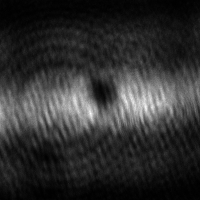
%> input picture LAB_CODE/0/1.tif, 200 x 200 px; its folder holds 5 pictures in this run
$ octave Dataprocessing_photo30_1.m   (GNU Octave 9; MATLAB toolbox functions it lacks are replaced by stand-ins)
%> lines starting %> are read from the running program, lines starting %| are printed output that depends on the picture

tic
test=1;
if test==1
    dir='C:\Users\EDM\Documents\MATLAB\0';
    dir=['E:\data\2021_03_03\Multi_Runs_44\',num2str(241)];
    scale=2;
    Fit2D=0;
    imagevisible=1;
    photo30=1;
    precession=1;
    sumarea_1=[41 54 45 58];%[y1 y2 x1 x2]
    sumarea_2=[22 40 22 40];%[y1 y2 x1 x2]
end

imageposition=[0,100,128,128];

%show image or not
if imagevisible==0
    visibletag='off';
else
    visibletag='on';
end
%Read Image
    image1=imread([dir,'\1.tif']);
%> image1 is the input picture: size 200x200 uint16; min 90, max 4551, mean 927.3
    image2=imread([dir,'\2.tif']);
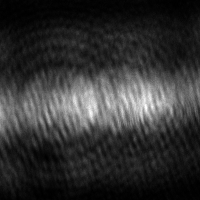
%> input picture LAB_CODE/0/2.tif, 200 x 200 px
%> image2 is the input picture: size 200x200 uint16; min 97, max 4542, mean 964.3
    image3=imread([dir,'\3.tif']);
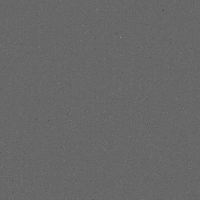
%> input picture LAB_CODE/0/3.tif, 200 x 200 px
%> image3 is the input picture: size 200x200 uint16; min 59, max 153, mean 103.9
%> (the run ends here)
